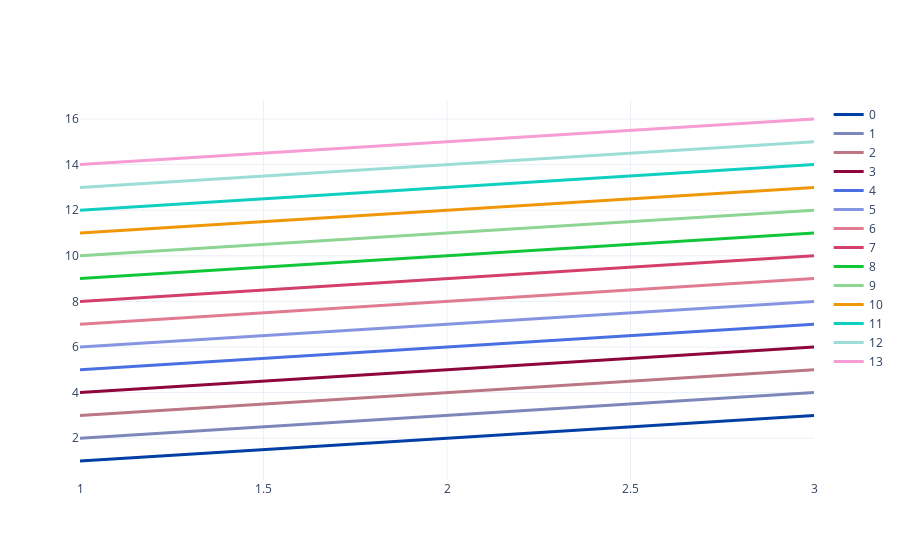

Notebook source saved alongside this figure:
### Code cell
fig = go.Figure()
for i in range(len(colors2)):
    fig.add_trace(go.Scatter(
        name=str(i),
        mode='lines',
        x=[1,2,3],
        y=[1+i,2+i,3+i],
        line_color=colors2[i],
        line_width=3
    ))
fig.show()

### Figure 1 — Plotly figure (JSON) as saved in the notebook; plotly's stock layout.template omitted (floating-point values rounded to 4 significant figures)
{"data": [{"line": {"color": "#023fa5", "width": 3}, "mode": "lines", "name": "0", "type": "scatter", "x": [1, 2, 3], "y": [1, 2, 3]}, {"line": {"color": "#7d87b9", "width": 3}, "mode": "lines", "name": "1", "type": "scatter", "x": [1, 2, 3], "y": [2, 3, 4]}, {"line": {"color": "#bb7784", "width": 3}, "mode": "lines", "name": "2", "type": "scatter", "x": [1, 2, 3], "y": [3, 4, 5]}, {"line": {"color": "#8e063b", "width": 3}, "mode": "lines", "name": "3", "type": "scatter", "x": [1, 2, 3], "y": [4, 5, 6]}, {"line": {"color": "#4a6fe3", "width": 3}, "mode": "lines", "name": "4", "type": "scatter", "x": [1, 2, 3], "y": [5, 6, 7]}, {"line": {"color": "#8595e1", "width": 3}, "mode": "lines", "name": "5", "type": "scatter", "x": [1, 2, 3], "y": [6, 7, 8]}, {"line": {"color": "#e07b91", "width": 3}, "mode": "lines", "name": "6", "type": "scatter", "x": [1, 2, 3], "y": [7, 8, 9]}, {"line": {"color": "#d33f6a", "width": 3}, "mode": "lines", "name": "7", "type": "scatter", "x": [1, 2, 3], "y": [8, 9, 10]}, {"line": {"color": "#11c638", "width": 3}, "mode": "lines", "name": "8", "type": "scatter", "x": [1, 2, 3], "y": [9, 10, 11]}, {"line": {"color": "#8dd593", "width": 3}, "mode": "lines", "name": "9", "type": "scatter", "x": [1, 2, 3], "y": [10, 11, 12]}, {"line": {"color": "#ef9708", "width": 3}, "mode": "lines", "name": "10", "type": "scatter", "x": [1, 2, 3], "y": [11, 12, 13]}, {"line": {"color": "#0fcfc0", "width": 3}, "mode": "lines", "name": "11", "type": "scatter", "x": [1, 2, 3], "y": [12, 13, 14]}, {"line": {"color": "#9cded6", "width": 3}, "mode": "lines", "name": "12", "type": "scatter", "x": [1, 2, 3], "y": [13, 14, 15]}, {"line": {"color": "#f79cd4", "width": 3}, "mode": "lines", "name": "13", "type": "scatter", "x": [1, 2, 3], "y": [14, 15, 16]}], "layout": {}}
